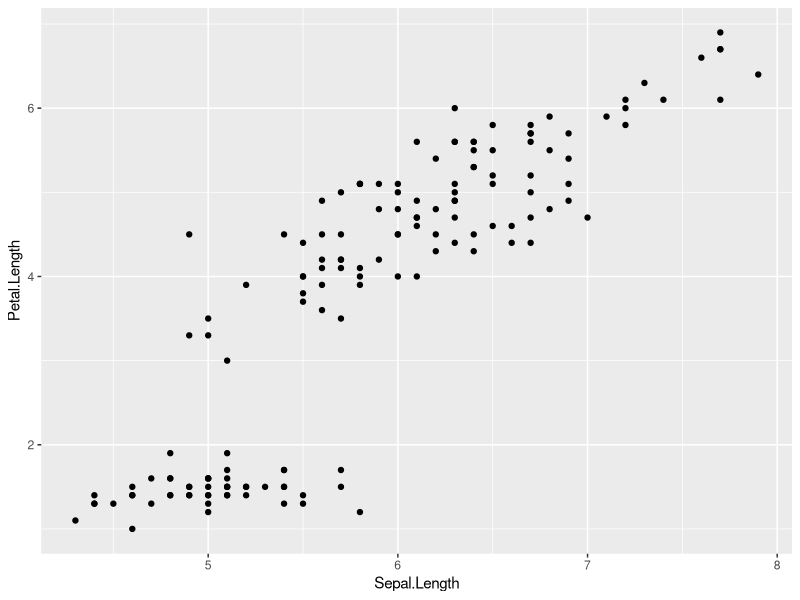
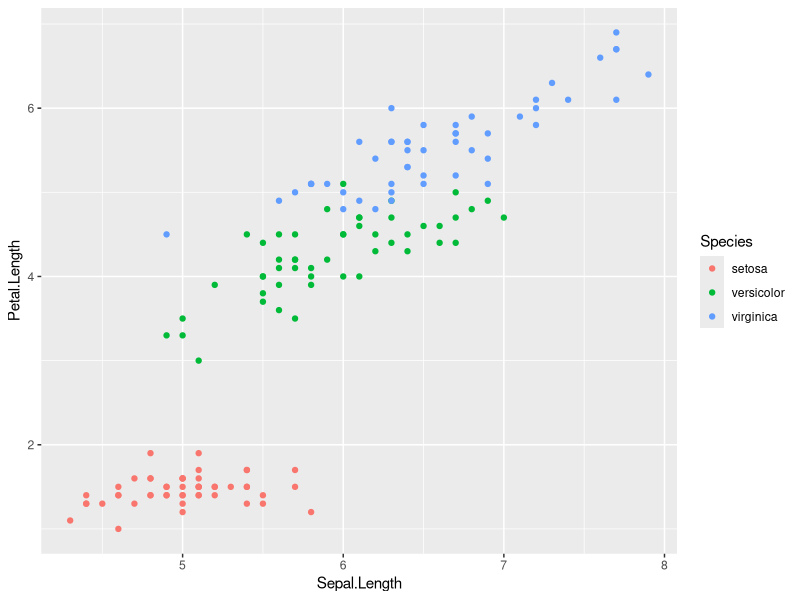
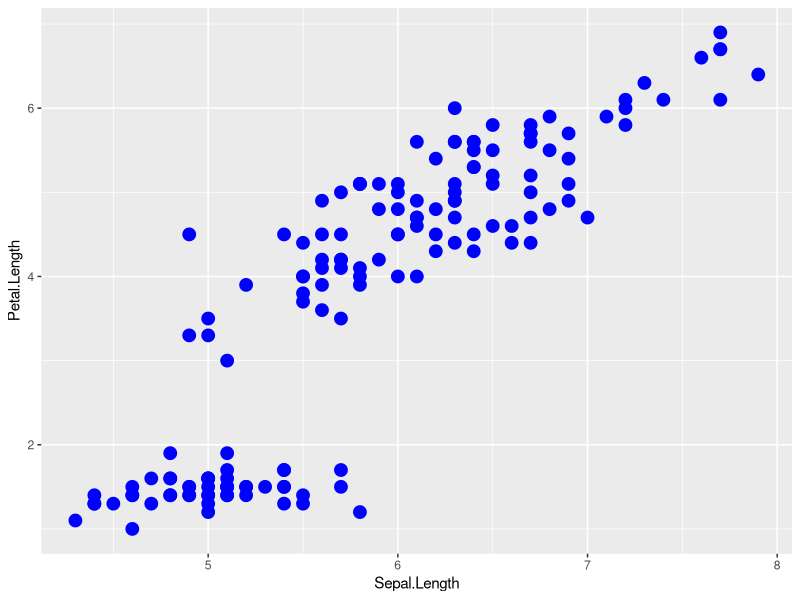
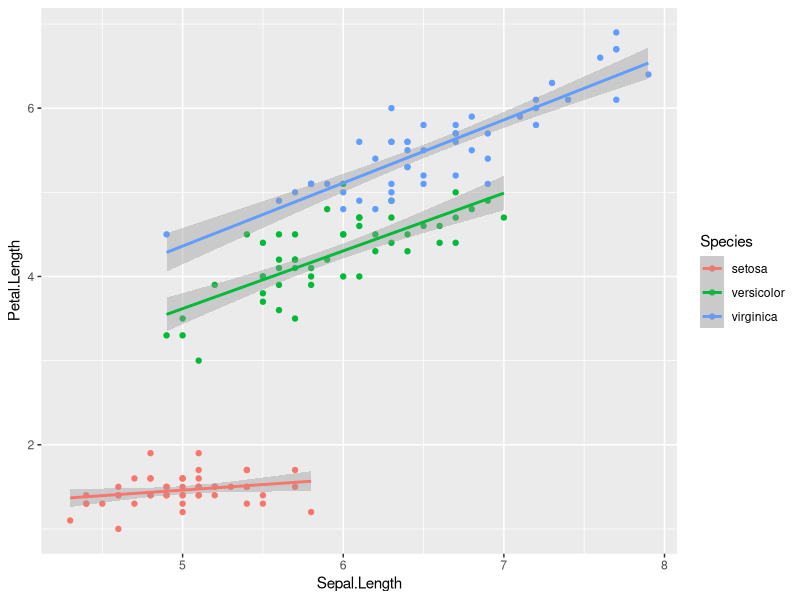
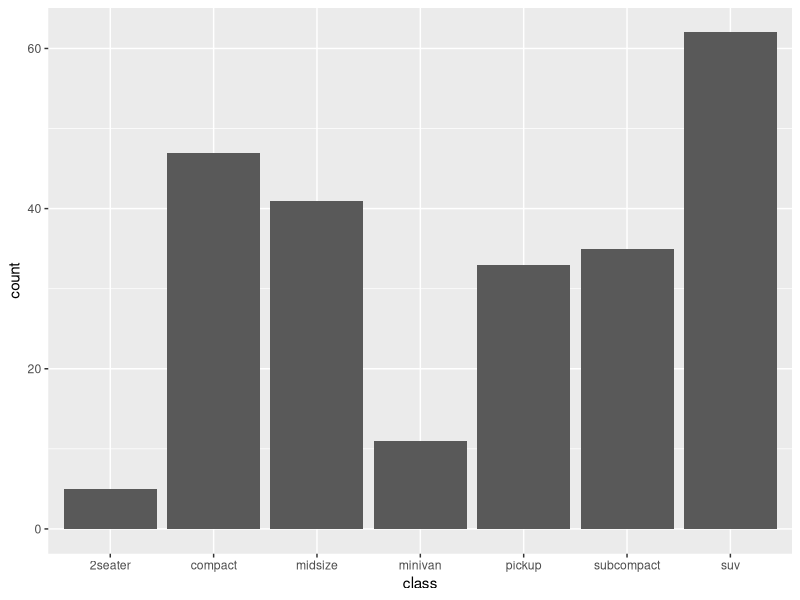
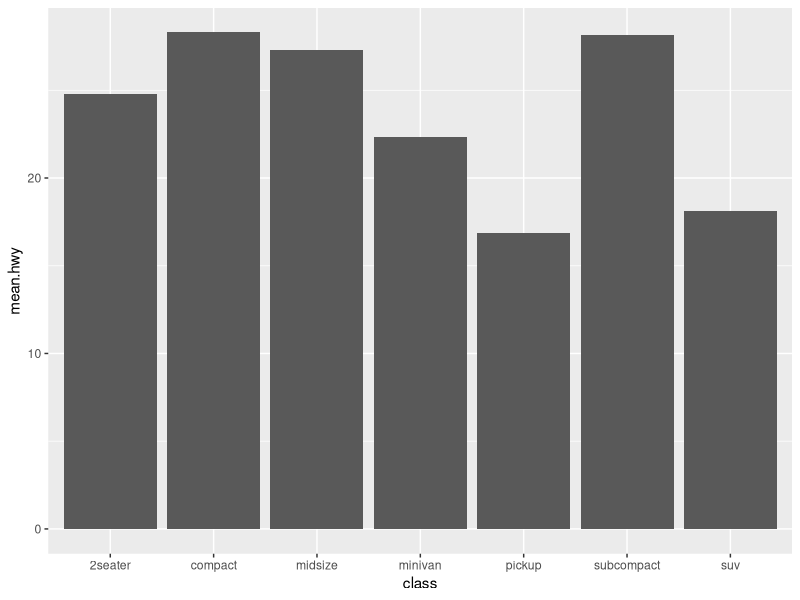
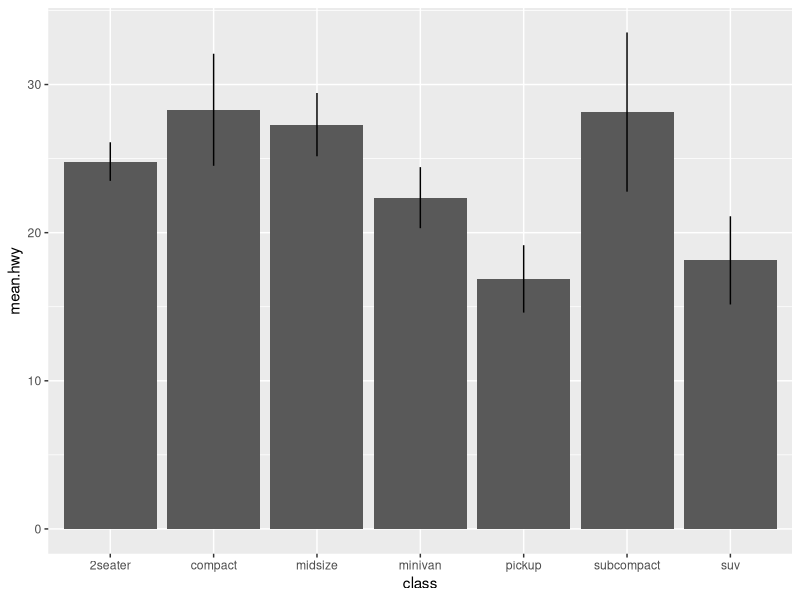
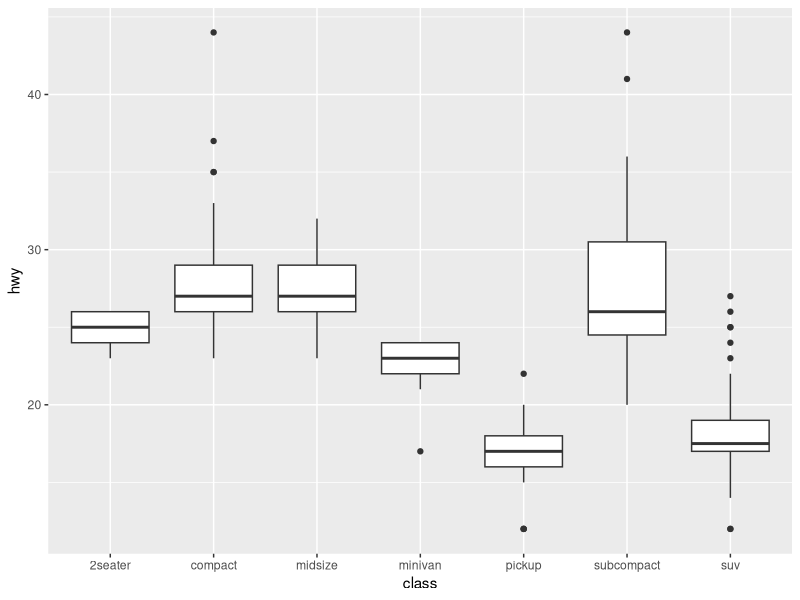

Source code (R) for these figures, in order:
## ---- chunk 1
# Unattach any packages that happen to already be loaded. In general this is unecessary
# but is important for the creation of the book to not have package namespaces
# fighting unexpectedly.
pkgs = names(sessionInfo()$otherPkgs)
if( length(pkgs > 0)){
  pkgs = paste('package:', pkgs, sep = "")
  for( i in 1:length(pkgs)){
    detach(pkgs[i], character.only = TRUE, force=TRUE)
  }
}
## ---- chunk 2
library(ggplot2)
ggplot( data=iris, aes(x=Sepal.Length, y=Petal.Length) ) +  
	geom_point(  )
## ---- chunk 3
ggplot( data=iris, aes(x=Sepal.Length, y=Petal.Length, color=Species) ) +  
	geom_point(  )
## ---- chunk 4
ggplot( data=iris, aes(x=Sepal.Length, y=Petal.Length) ) +  
	geom_point( color='blue', size=4 )
## ---- chunk 5
ggplot( data=iris, aes(x=Sepal.Length, y=Petal.Length, color=Species) ) +  
  geom_point( ) +
  geom_smooth( method='lm' ) # fit a regression to each species
## ---- chunk 6
str(mpg)
## ---- chunk 7
ggplot(mpg, aes(x=class)) +
  geom_bar()
## ---- chunk 8
library(dplyr)  # for calculating the summary statistics
mpg.small <- mpg %>%
  group_by(class) %>%
  summarise(mean.hwy = mean(hwy),
            sd.hwy   = sd(hwy))

ggplot(mpg.small, aes(x=class, y=mean.hwy)) +
  geom_bar( stat = 'identity' )              # no further summarization!
## ---- chunk 9
ggplot(mpg.small, aes(x=class, y=mean.hwy,
                      ymin = mean.hwy-sd.hwy, 
                      ymax = mean.hwy+sd.hwy)) +
  geom_bar( stat = 'identity' ) +
  geom_linerange()
## ---- chunk 10
ggplot(mpg, aes(x=class, y=hwy)) +
  geom_boxplot()
## ---- chunk 11
# Calculate the mean and sd of the Petal Widths for each species
library(dplyr)
stats <- iris %>% 
  group_by(Species) %>%
  summarize( Mean = mean(Petal.Width),                 # Mean   = ybar
             StdErr = sd(Petal.Width)/sqrt(n()) ) %>%  # StdErr = s / sqrt(n)
  mutate( lwr = Mean - StdErr,
          upr = Mean + StdErr )
stats
## ---- chunk 12
ggplot(stats, aes(x=Species)) +
  geom_bar( aes(y=Mean), stat='identity') +
  geom_errorbar( aes(ymin=lwr, ymax=upr) )
## ---- chunk 13
ggplot(stats, aes(x=Species)) +
  geom_bar( aes(y=Mean), stat='identity', fill='grey', width=.6) +
  geom_errorbar( aes(ymin=lwr, ymax=upr), color='red', width=.4 )
## ---- chunk 14
ggplot(stats, aes(x=Species)) +
  geom_errorbar( aes(ymin=lwr, ymax=upr), color='red', width=.4 ) +
  geom_bar( aes(y=Mean), stat='identity', fill='grey', width=.6)
## ---- chunk 15
data <- data.frame(x=rexp(10000, rate=1/5))
ggplot(data, aes(x=x)) + 
  geom_histogram() 
## ---- chunk 16
ggplot(data, aes(x=x, y=..density..)) + 
  geom_histogram(binwidth=.25) 
## ---- chunk 17
ggplot(data, aes(x=x, y=..density..)) + 
  geom_histogram(binwidth=.25) +
  geom_density(color='red', size=1.5)
## ---- chunk 18
# Treat the number of cylinders in a car as a categorical variable (4,6 or 8)
mtcars$cyl <- factor(mtcars$cyl) 

ggplot(mtcars, aes(x=wt, y=mpg, col=cyl)) +
   geom_point() +
  labs( title='Weight vs Miles per Gallon') +
  labs( x="Weight in tons (2000 lbs)" ) +
  labs( y="Miles per Gallon (US)") +
  labs( color="Cylinders")     
## ---- chunk 19
# define 1000 points to do a "connect-the-dots"
plot.data <- data.frame( x=seq(0,10, length=1000) ) %>%
  mutate( density = df(x, 5, 30) )

ggplot(plot.data, aes(x=x, y=density)) +
  geom_line()  +   # just a line
  geom_area()      # shade in the area under the line
## ---- chunk 20
plot.data <- data.frame( x=seq(0,10, length=1000) ) %>%
  mutate( density = df(x, 5, 30),
          Group = ifelse(x <= 2.5, 'Less','Greater') )

ggplot(plot.data, aes(x=x, y=density, fill=Group)) +
  geom_area() +
  geom_line() 
## ---- chunk 21
plot.data <- data.frame( x=seq(0,10) ) %>%
  mutate( probability = dpois(x, lambda=2) )

ggplot(plot.data, aes(x=x)) +
  geom_point( aes(y=probability) ) +
  geom_linerange(aes(ymax=probability), ymin=0) 
## ---- chunk 22
    Rosy <- data.frame(
      times = c(15, 11, 9, 12, 5, 2, 3),
      day   = 1:7,
      yhat  = c(14.36, 12.29, 10.21, 8.14, 6.07, 4.00,  1.93),
      lwr   = c( 9.54,  8.5,   7.22, 5.47, 3.08, 0.22, -2.89),
      upr   = c(19.18, 16.07, 13.2, 10.82, 9.06, 7.78,  6.75))
